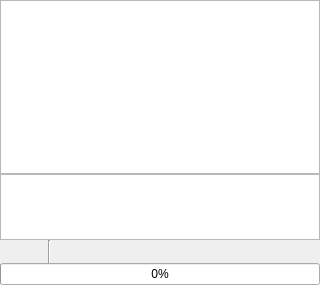
<?xml version="1.0" encoding="UTF-8"?>
<ui version="4.0">
 <class>Updater</class>
 <widget class="QWidget" name="Updater">
  <property name="geometry">
   <rect>
    <x>0</x>
    <y>0</y>
    <width>320</width>
    <height>285</height>
   </rect>
  </property>
  <property name="windowTitle">
   <string>TLE Updater</string>
  </property>
  <property name="locale">
   <locale language="C" country="AnyCountry"/>
  </property>
  <layout class="QVBoxLayout" name="verticalLayout">
   <property name="spacing">
    <number>0</number>
   </property>
   <property name="leftMargin">
    <number>0</number>
   </property>
   <property name="topMargin">
    <number>0</number>
   </property>
   <property name="rightMargin">
    <number>0</number>
   </property>
   <property name="bottomMargin">
    <number>0</number>
   </property>
   <item>
    <widget class="QListView" name="listView"/>
   </item>
   <item>
    <widget class="QPlainTextEdit" name="textStatus">
     <property name="sizePolicy">
      <sizepolicy hsizetype="Expanding" vsizetype="Preferred">
       <horstretch>0</horstretch>
       <verstretch>0</verstretch>
      </sizepolicy>
     </property>
     <property name="minimumSize">
      <size>
       <width>0</width>
       <height>66</height>
      </size>
     </property>
     <property name="maximumSize">
      <size>
       <width>16777215</width>
       <height>66</height>
      </size>
     </property>
     <property name="baseSize">
      <size>
       <width>0</width>
       <height>66</height>
      </size>
     </property>
     <property name="lineWrapMode">
      <enum>QPlainTextEdit::NoWrap</enum>
     </property>
    </widget>
   </item>
   <item>
    <widget class="QWidget" name="widget" native="true">
     <layout class="QHBoxLayout" name="horizontalLayout">
      <property name="spacing">
       <number>0</number>
      </property>
      <property name="leftMargin">
       <number>0</number>
      </property>
      <property name="topMargin">
       <number>0</number>
      </property>
      <property name="rightMargin">
       <number>0</number>
      </property>
      <property name="bottomMargin">
       <number>0</number>
      </property>
      <item>
       <widget class="QToolButton" name="btnUpdate">
        <property name="toolTip">
         <string>Download</string>
        </property>
        <property name="text">
         <string/>
        </property>
        <property name="icon">
         <iconset resource="SatViewer.qrc">
          <normaloff>:/actions/refresh.svg</normaloff>:/actions/refresh.svg</iconset>
        </property>
        <property name="autoRaise">
         <bool>true</bool>
        </property>
       </widget>
      </item>
      <item>
       <widget class="QToolButton" name="btnAbort">
        <property name="toolTip">
         <string>Abort</string>
        </property>
        <property name="text">
         <string/>
        </property>
        <property name="icon">
         <iconset resource="SatViewer.qrc">
          <normaloff>:/actions/cancel-1.svg</normaloff>:/actions/cancel-1.svg</iconset>
        </property>
        <property name="autoRaise">
         <bool>true</bool>
        </property>
       </widget>
      </item>
      <item>
       <widget class="Line" name="line_2">
        <property name="orientation">
         <enum>Qt::Vertical</enum>
        </property>
       </widget>
      </item>
      <item>
       <widget class="QToolButton" name="btnSave">
        <property name="toolTip">
         <string>Save</string>
        </property>
        <property name="text">
         <string/>
        </property>
        <property name="icon">
         <iconset resource="SatViewer.qrc">
          <normaloff>:/status/correct.svg</normaloff>:/status/correct.svg</iconset>
        </property>
        <property name="autoRaise">
         <bool>true</bool>
        </property>
       </widget>
      </item>
      <item>
       <widget class="QToolButton" name="btnAdd">
        <property name="toolTip">
         <string>Add</string>
        </property>
        <property name="text">
         <string/>
        </property>
        <property name="icon">
         <iconset resource="SatViewer.qrc">
          <normaloff>:/actions/add.svg</normaloff>:/actions/add.svg</iconset>
        </property>
        <property name="autoRaise">
         <bool>true</bool>
        </property>
       </widget>
      </item>
      <item>
       <widget class="QToolButton" name="btnRemove">
        <property name="toolTip">
         <string>Remove</string>
        </property>
        <property name="text">
         <string/>
        </property>
        <property name="icon">
         <iconset resource="SatViewer.qrc">
          <normaloff>:/actions/remove.svg</normaloff>:/actions/remove.svg</iconset>
        </property>
        <property name="autoRaise">
         <bool>true</bool>
        </property>
       </widget>
      </item>
      <item>
       <widget class="QToolButton" name="btnClear">
        <property name="toolTip">
         <string>Remove All</string>
        </property>
        <property name="text">
         <string/>
        </property>
        <property name="icon">
         <iconset resource="SatViewer.qrc">
          <normaloff>:/actions/garbage.svg</normaloff>:/actions/garbage.svg</iconset>
        </property>
        <property name="autoRaise">
         <bool>true</bool>
        </property>
       </widget>
      </item>
      <item>
       <spacer name="horizontalSpacer">
        <property name="orientation">
         <enum>Qt::Horizontal</enum>
        </property>
        <property name="sizeHint" stdset="0">
         <size>
          <width>40</width>
          <height>20</height>
         </size>
        </property>
       </spacer>
      </item>
     </layout>
    </widget>
   </item>
   <item>
    <widget class="QProgressBar" name="progressBar">
     <property name="value">
      <number>0</number>
     </property>
    </widget>
   </item>
  </layout>
 </widget>
 <tabstops>
  <tabstop>listView</tabstop>
  <tabstop>textStatus</tabstop>
  <tabstop>btnSave</tabstop>
  <tabstop>btnAdd</tabstop>
  <tabstop>btnRemove</tabstop>
  <tabstop>btnClear</tabstop>
 </tabstops>
 <resources>
  <include location="SatViewer.qrc"/>
 </resources>
 <connections/>
</ui>
